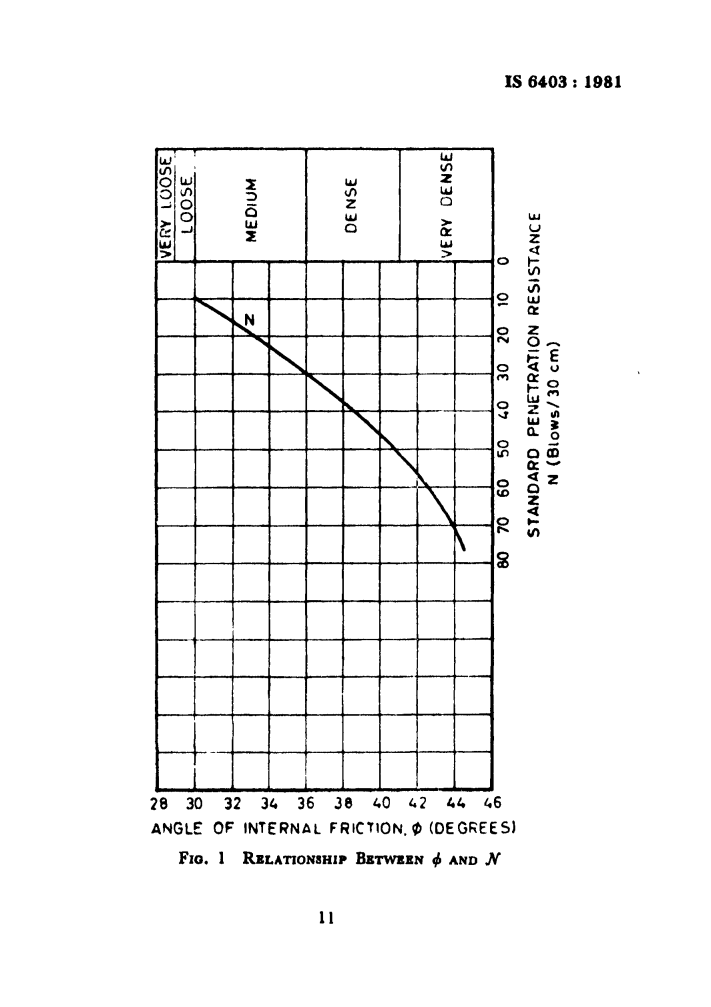
#> input picture data/fig1_phi_vs_N.png, 711 x 1007 px, given in place of p_18.png, which was not available
$ python crop_figures.py
#> lines starting #> are read from the running program, lines starting #| are printed output that depends on the picture; pictures that were not available may be replaced by others from this repository, and a replacement may not be noted
"""Crop figure regions from rendered pages."""
from PIL import Image
from pathlib import Path

ROOT = Path(__file__).parent
PAGES = ROOT / "pages"
DATA = ROOT / "data"
DATA.mkdir(exist_ok=True)

# Coordinates determined by visual inspection of the rendered pages (709×1006 px)
# Fig 1 — entire page 18 (page is essentially just the figure + caption)
Image.open(PAGES / "p_18.png").save(DATA / "fig1_phi_vs_N.png")

# Fig 2 — top half of page 19, includes the chart and "Fig. 2" caption
Image.open(PAGES / "p_19.png").crop((40, 60, 700, 540)).save(DATA / "fig2_cone_test_chart.png")
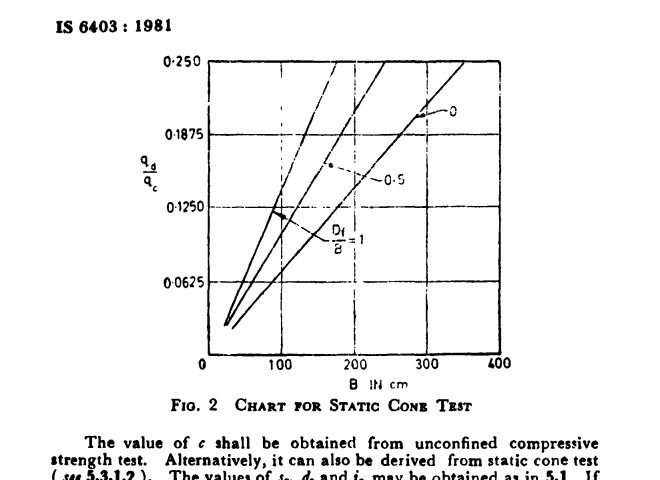
#> input picture data/fig2_cone_test_chart.png, 660 x 480 px, given in place of p_19.png, which was not available
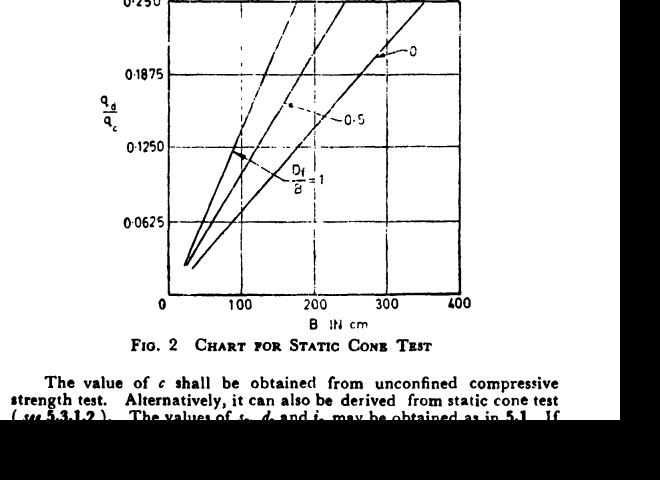
#> saved as fig2_cone_test_chart.png: PIL image 660x480 RGB; min 0, max 255, mean 197.4

# Fig 3 — bottom 2/3 of page 20: the chart only (skip the small soil-layer inset)
Image.open(PAGES / "p_20.png").crop((40, 380, 700, 990)).save(DATA / "fig3_layered_cohesive.png")
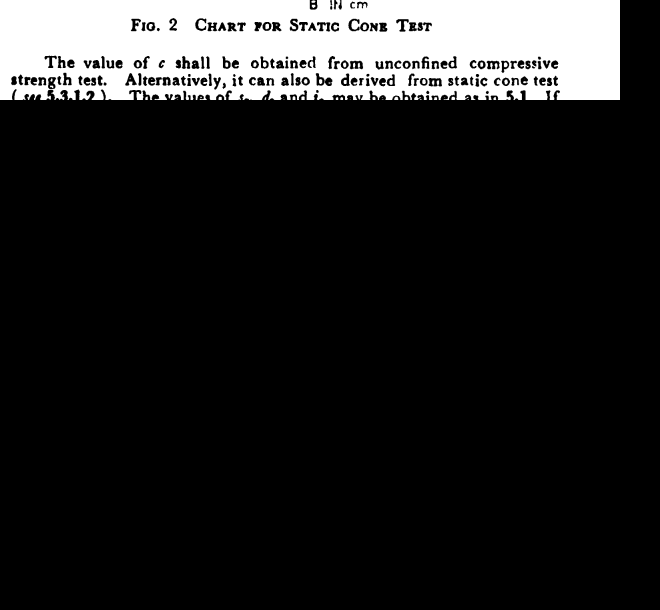
#> saved as fig3_layered_cohesive.png: PIL image 660x610 RGB; min 0, max 255, mean 34.7

# Fig 4 — top of page 21
#> (the run stopped early here; a loop or call above may not have finished)
